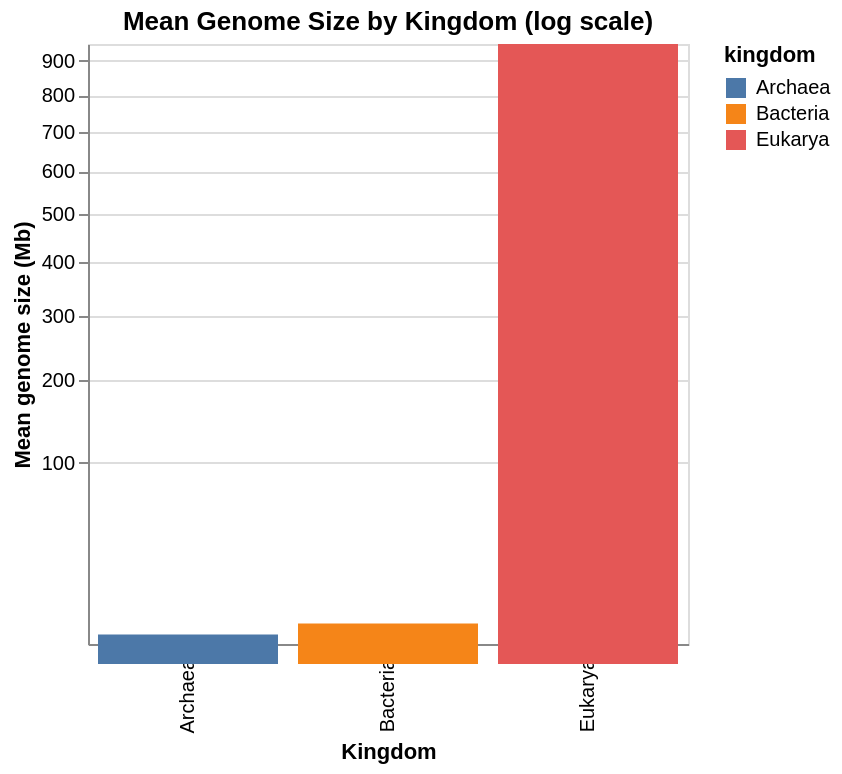

Notebook code for this chart:
### Markdown cell above
Eukarya genomes are orders of magnitude larger than Bacteria and Archaea, making the smaller kingdoms nearly invisible on a linear scale. A **logarithmic y-axis** lets us compare all three kingdoms meaningfully.

### Code cell
alt.Chart(kingdom_means).mark_bar().encode(
    x=alt.X('kingdom:N', title='Kingdom'),
    y=alt.Y('genome_size_mb:Q', title='Mean genome size (Mb)', scale=alt.Scale(type='sqrt', domainMin=1)),
    color='kingdom:N'
).properties(
    width=300,
    title='Mean Genome Size by Kingdom (log scale)'
)

### Figure 1 — Vega-Lite specification as saved in the notebook (floating-point values rounded to 4 significant figures)
{"config": {"view": {"continuousWidth": 300, "continuousHeight": 300}}, "data": {"name": "data-deda78ca1c08c51c549fbe63f250e99b"}, "mark": {"type": "bar"}, "encoding": {"color": {"field": "kingdom", "type": "nominal"}, "x": {"field": "kingdom", "title": "Kingdom", "type": "nominal"}, "y": {"field": "genome_size_mb", "scale": {"domainMin": 1, "type": "sqrt"}, "title": "Mean genome size (Mb)", "type": "quantitative"}}, "title": "Mean Genome Size by Kingdom (log scale)", "width": 300, "$schema": "https://vega.github.io/schema/vega-lite/v6.1.0.json", "datasets": {"data-deda78ca1c08c51c549fbe63f250e99b": [{"kingdom": "Archaea", "genome_size_mb": 2.15}, {"kingdom": "Bacteria", "genome_size_mb": 4.1}, {"kingdom": "Eukarya", "genome_size_mb": 950.5}]}}
